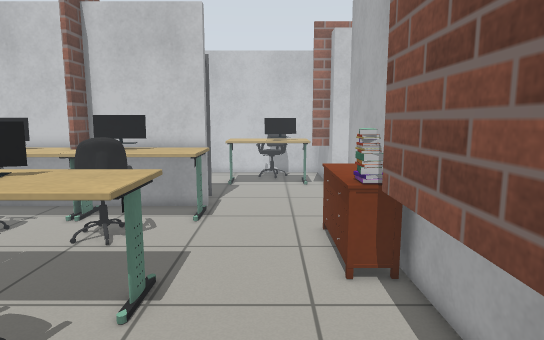
[1] (above)

24 first-person views from a walk through a Gazebo world. The camera is 1.1 m above the floor, tilts 8° down and sees 75° across. The floor is counted in squares, 0.25 m on a side. Each view is taken from the middle of a square. On the plan, view 1 faces up. The plan holds only what a view shows up to about 20 squares ahead; the rest is blank. The place goes on beyond the plan.

[2]
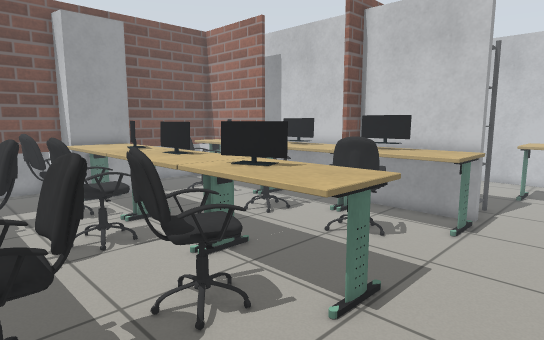

[3]
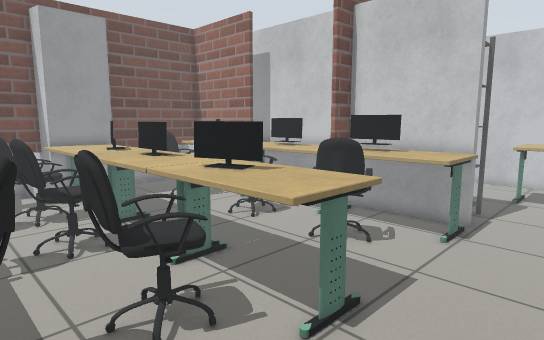

[4]
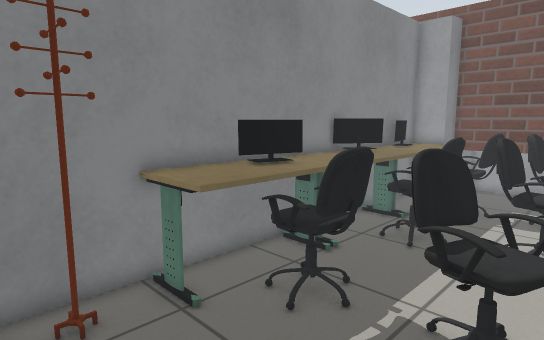

[5]
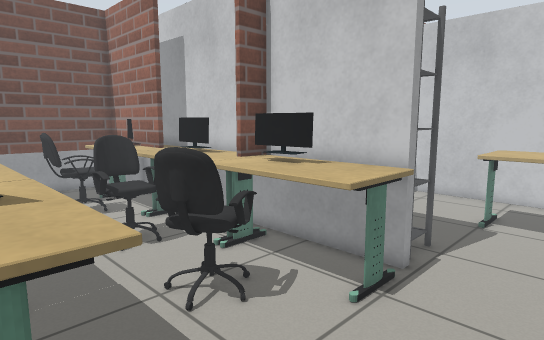

[6]
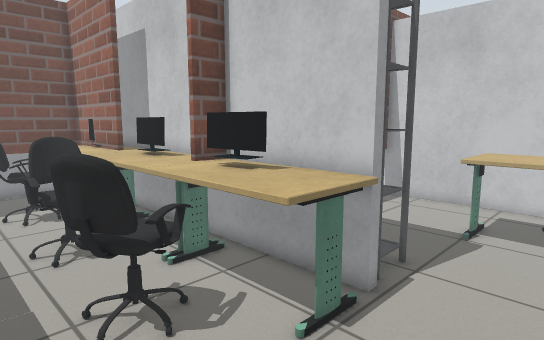

[7]
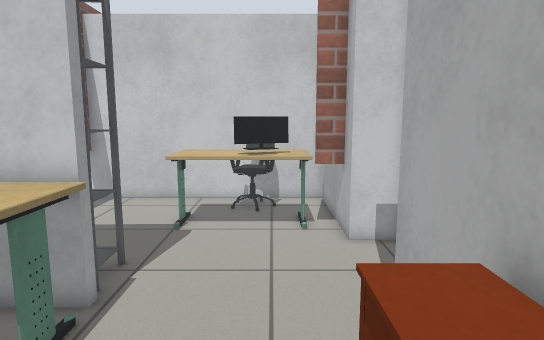

[8]
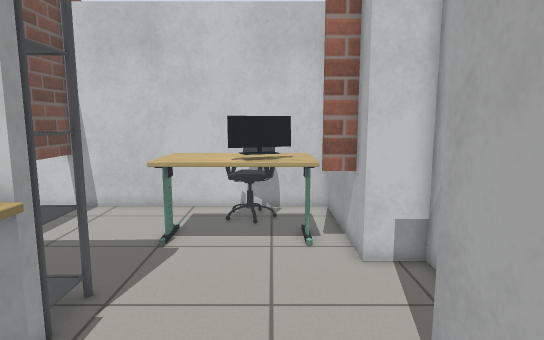

[9]
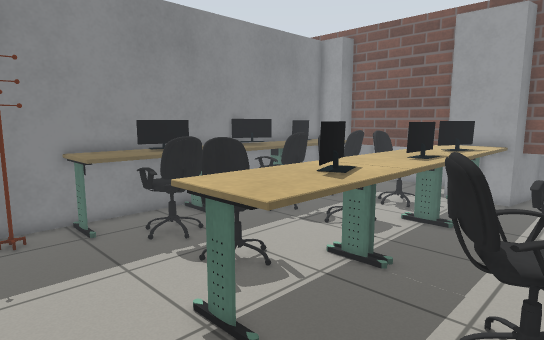

[10]
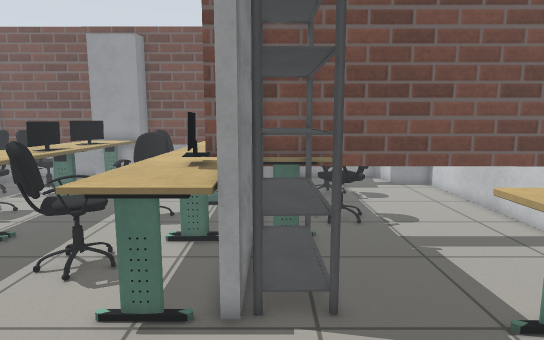

[11]
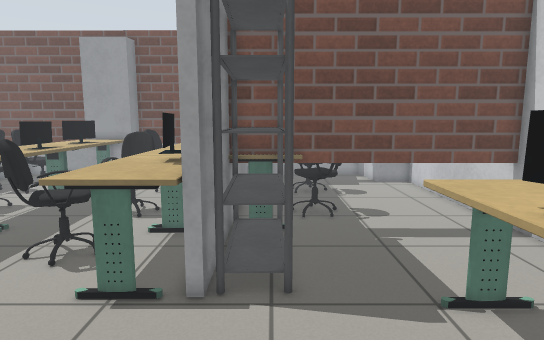

[12]
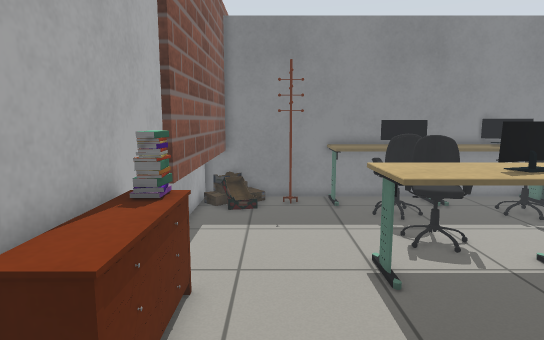

[13]
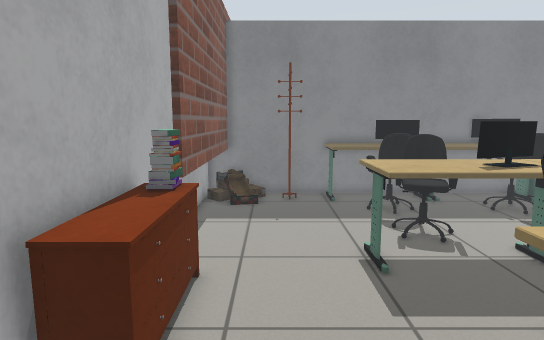

[14]
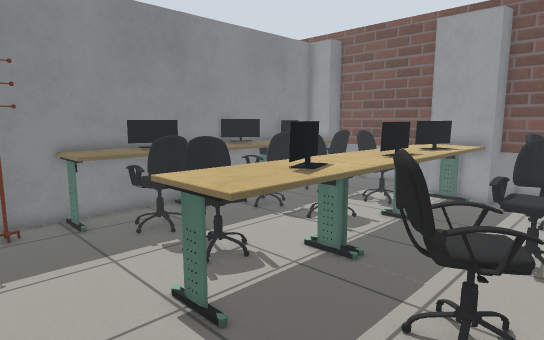

[15]
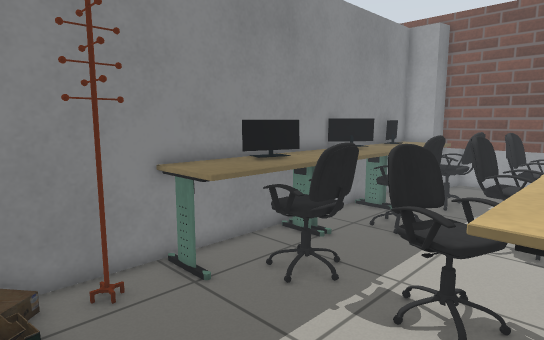

[16]
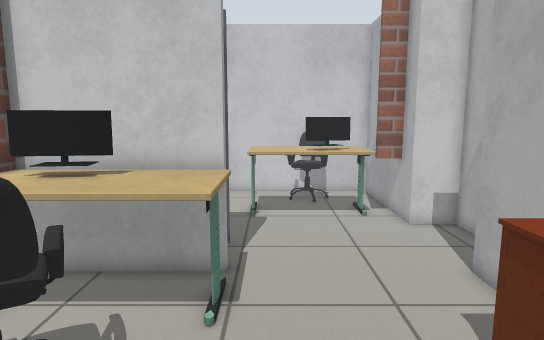

[17]
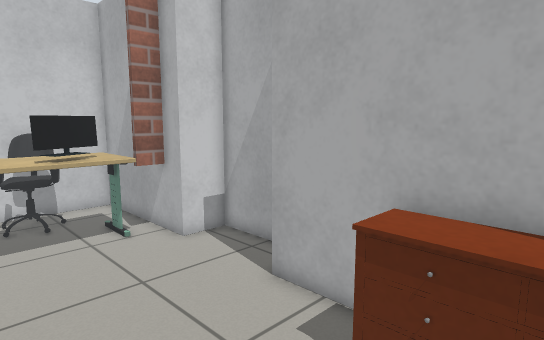

[18]
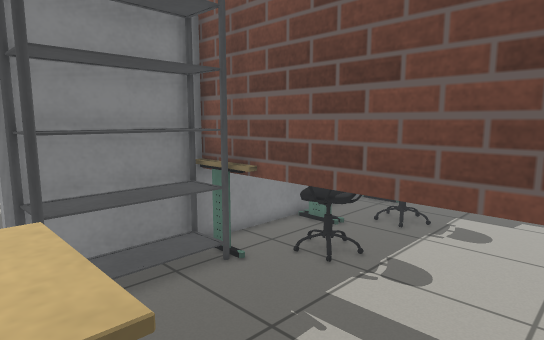

[19]
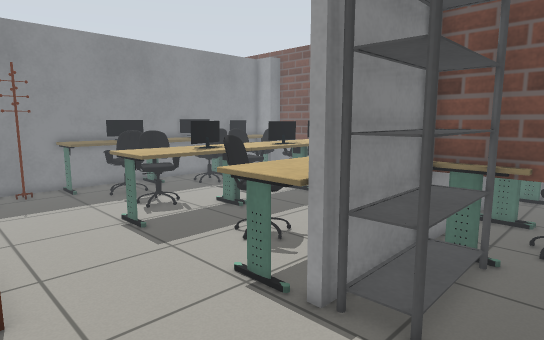

[20]
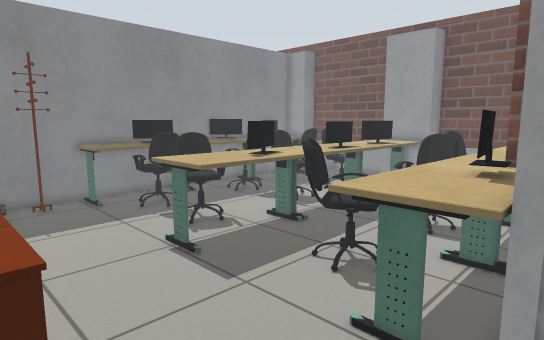

[21]
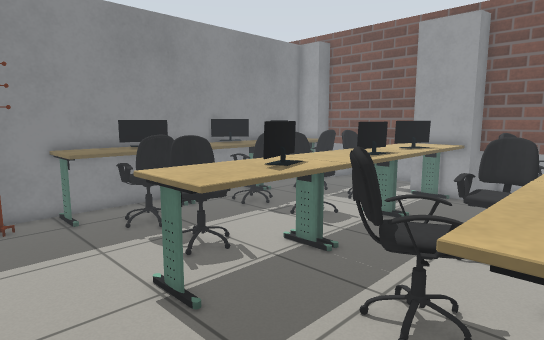

[22]
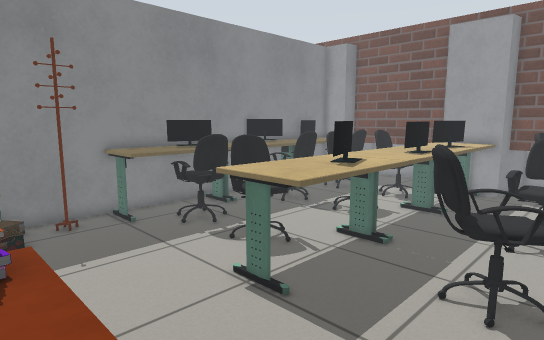

[23]
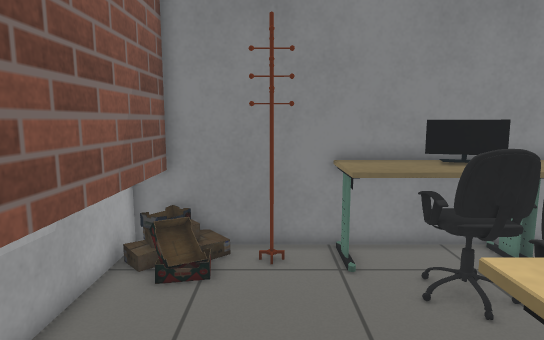

[24]
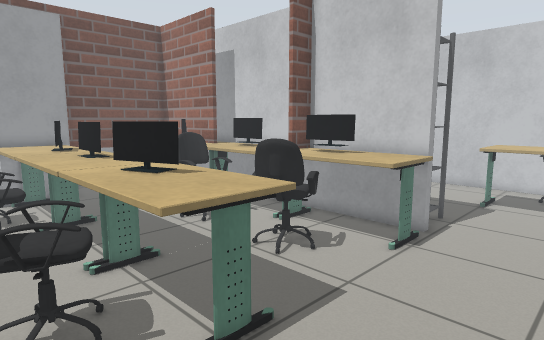

### Floor plan
Key: @ floor where view 1 was taken; # wall or solid block; . main floor; : floor 0.25 m higher than the main floor; S shelf; E desk; M monitor; C office chair; H chest of drawers; B book; R rack; T thing the floor can be seen under or through; O other object.
Columns run from 21 left of view 1 to 6 right of it. Each row starts with its distance up from view 1.
 30      #####################
 29       ......T.......CCC..#
 28       ......T.......CCC..#
 27  ...........T.....EECCCE.#
 26  ...........T.....EEEEEE #
 25  ...........T.....EEEMME #
 24  ...  ... ..T.....EEEMME##
 23  ..CCC.. CC.T............###
 22  .. CC..CCC T..............#
 21     C EE CC T..............#
 20  E    EE    ESSSSS.........#
 19  E          ESSSSS.........
 18    EEEEEEEEE######E......#
 17    OOEEEMMEEEMMMEEE......#
 16 #EEOEEEEMMEEEMMEEEE......#
 15 #EE EEEEEEEEEEEEEEE......#
 14 #..CCC..CCC...CC.......HH#
 13 #. CCC..CCC.. CCC......HH#
 12 #..CC....CC...CCC......HH#
 11 #......................HH#
 10 #EEEEEEEEEEEEEEEEEE....BB#
  9  EEEMMEEMMMEE MMEEE....HB#
  8  EEE MME MEEEMMEEEE.....##
  7 #EEEEEEEEEEEEEEEEEE.....##
  6 #..CCC..CCC...CCC.......#
  5 #..CCC..CCC...CCC.......#
  4 #..CCC..CC....CC........#
  3 #.. CC..CCC...CCC.......#
  2 #..CCC..CCC...CCC.......#
  1 #  C   ECCCEEECCCEE.... #
  0 #EEEEEEEEEEEEEEEEEE.R@.O#
 -1  E MMMEEMMEEEMMMEEERRR: #
 -2   EEEEEEEEEEEEEEEE#######

Where each view was taken, in squares from view 1:
view 1: 0 up, 0 right, facing up
view 2: 1 up, 1 right, facing up-left
view 3: 2 up, 1 right, facing up-left
view 4: 7 up, 1 right, facing down-left
view 5: 8 up, 1 right, facing up-left
view 6: 10 up, 1 right, facing up-left
view 7: 10 up, 1 right, facing up
view 8: 12 up, 1 right, facing up
view 9: 14 up, 1 right, facing down-left
view 10: 19 up, 4 right, facing left
view 11: 20 up, 5 right, facing left
view 12: 18 up, 0 right, facing down
view 13: 19 up, 0 right, facing down
view 14: 15 up, 1 right, facing down-left
view 15: 8 up, 2 right, facing down-left
view 16: 8 up, 2 left, facing up
view 17: 11 up, 3 left, facing up-right
view 18: 29 up, 2 left, facing down-left
view 19: 23 up, 3 right, facing down-left
view 20: 19 up, 3 right, facing down-left
view 21: 16 up, 1 right, facing down-left
view 22: 15 up, 3 right, facing down-left
view 23: 10 up, 1 left, facing down
view 24: 4 up, 2 right, facing up-left
